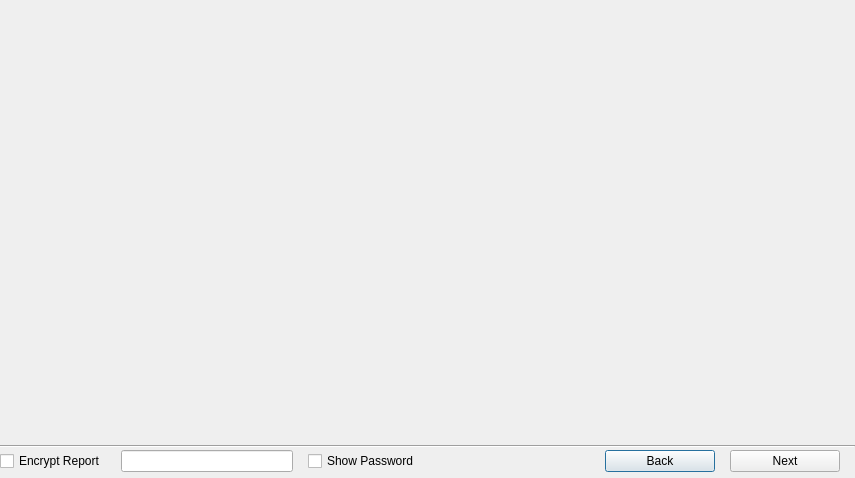
<?xml version="1.0" encoding="UTF-8"?>
<ui version="4.0">
 <class>report_launcher</class>
 <widget class="QDialog" name="report_launcher">
  <property name="geometry">
   <rect>
    <x>0</x>
    <y>0</y>
    <width>855</width>
    <height>478</height>
   </rect>
  </property>
  <property name="windowTitle">
   <string>Dialog</string>
  </property>
  <layout class="QVBoxLayout" name="verticalLayout">
   <property name="spacing">
    <number>0</number>
   </property>
   <property name="leftMargin">
    <number>0</number>
   </property>
   <property name="topMargin">
    <number>0</number>
   </property>
   <property name="rightMargin">
    <number>0</number>
   </property>
   <property name="bottomMargin">
    <number>6</number>
   </property>
   <item>
    <layout class="QVBoxLayout" name="verticalLayout_2">
     <property name="spacing">
      <number>2</number>
     </property>
     <item>
      <widget class="QStackedWidget" name="stackedWidget_report_launcher">
       <property name="currentIndex">
        <number>-1</number>
       </property>
      </widget>
     </item>
     <item>
      <widget class="Line" name="line">
       <property name="orientation">
        <enum>Qt::Horizontal</enum>
       </property>
      </widget>
     </item>
     <item>
      <layout class="QHBoxLayout" name="horizontalLayout">
       <property name="spacing">
        <number>15</number>
       </property>
       <property name="rightMargin">
        <number>15</number>
       </property>
       <item>
        <widget class="QCheckBox" name="checkBox_encrypt_report">
         <property name="text">
          <string>Encrypt Report</string>
         </property>
        </widget>
       </item>
       <item>
        <widget class="QLineEdit" name="lineEdit_password"/>
       </item>
       <item>
        <widget class="QCheckBox" name="checkBox_show_password">
         <property name="text">
          <string>Show Password</string>
         </property>
        </widget>
       </item>
       <item>
        <spacer name="horizontalSpacer">
         <property name="orientation">
          <enum>Qt::Horizontal</enum>
         </property>
         <property name="sizeHint" stdset="0">
          <size>
           <width>40</width>
           <height>20</height>
          </size>
         </property>
        </spacer>
       </item>
       <item>
        <widget class="QPushButton" name="pushButton_back">
         <property name="minimumSize">
          <size>
           <width>110</width>
           <height>0</height>
          </size>
         </property>
         <property name="text">
          <string>Back</string>
         </property>
        </widget>
       </item>
       <item>
        <widget class="QPushButton" name="pushButton_next">
         <property name="minimumSize">
          <size>
           <width>110</width>
           <height>0</height>
          </size>
         </property>
         <property name="text">
          <string>Next</string>
         </property>
        </widget>
       </item>
      </layout>
     </item>
    </layout>
   </item>
  </layout>
 </widget>
 <resources/>
 <connections/>
</ui>
